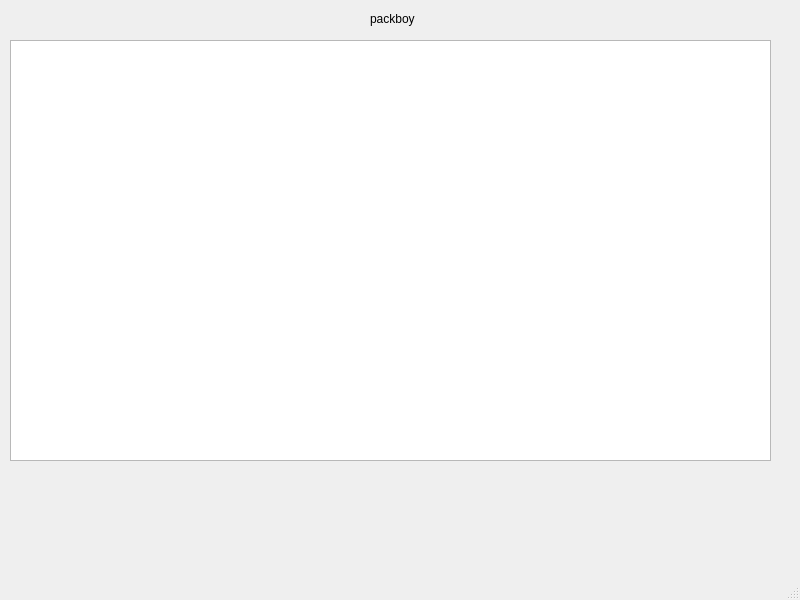
<?xml version="1.0" encoding="UTF-8"?>
<ui version="4.0">
 <class>MainWindow</class>
 <widget class="QMainWindow" name="MainWindow">
  <property name="geometry">
   <rect>
    <x>0</x>
    <y>0</y>
    <width>800</width>
    <height>600</height>
   </rect>
  </property>
  <property name="windowTitle">
   <string>MainWindow</string>
  </property>
  <widget class="QWidget" name="centralwidget">
   <widget class="QGraphicsView" name="graphicsView">
    <property name="geometry">
     <rect>
      <x>10</x>
      <y>40</y>
      <width>761</width>
      <height>421</height>
     </rect>
    </property>
   </widget>
   <widget class="QLabel" name="label">
    <property name="geometry">
     <rect>
      <x>370</x>
      <y>10</y>
      <width>67</width>
      <height>17</height>
     </rect>
    </property>
    <property name="text">
     <string>packboy</string>
    </property>
   </widget>
  </widget>
  <widget class="QMenuBar" name="menubar">
   <property name="geometry">
    <rect>
     <x>0</x>
     <y>0</y>
     <width>800</width>
     <height>22</height>
    </rect>
   </property>
  </widget>
  <widget class="QStatusBar" name="statusbar"/>
 </widget>
 <resources/>
 <connections/>
</ui>
